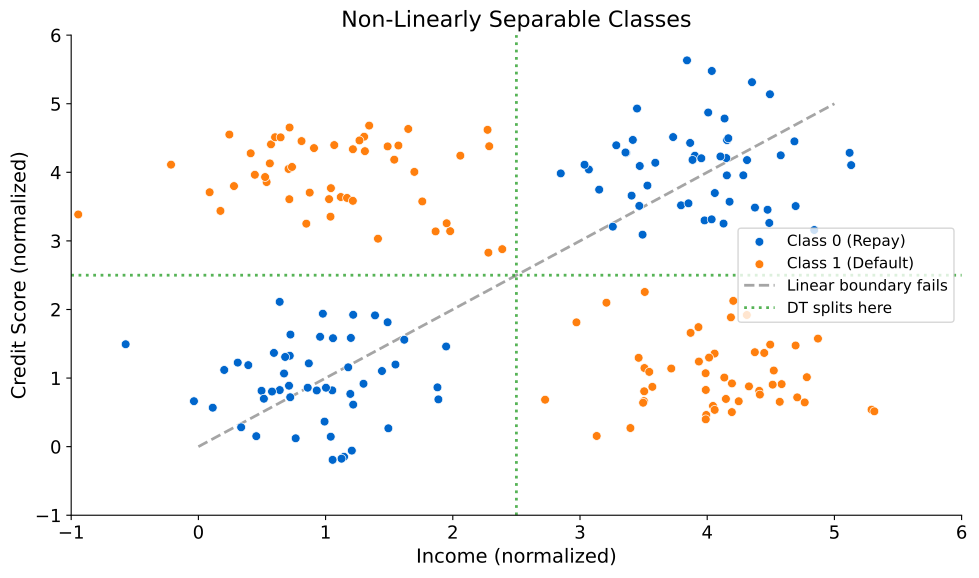

The script that saved this image:
"""Scatter plot showing XOR-like pattern with linear vs DT boundaries."""
import matplotlib.pyplot as plt
import numpy as np
from pathlib import Path

plt.rcParams.update({
    'font.size': 14, 'axes.labelsize': 14, 'axes.titlesize': 16,
    'xtick.labelsize': 13, 'ytick.labelsize': 13, 'legend.fontsize': 13,
    'figure.figsize': (10, 6), 'figure.dpi': 150,
    'axes.spines.top': False, 'axes.spines.right': False,
})

MLPURPLE = '#3333B2'
MLBLUE = '#0066CC'
MLORANGE = '#FF7F0E'
MLGREEN = '#2CA02C'
MLRED = '#D62728'

rng = np.random.RandomState(42)
n = 50
std = 0.6

# Class 0: clusters at (1,1) and (4,4)
c0a = rng.randn(n, 2) * std + np.array([1, 1])
c0b = rng.randn(n, 2) * std + np.array([4, 4])
# Class 1: clusters at (1,4) and (4,1)
c1a = rng.randn(n, 2) * std + np.array([1, 4])
c1b = rng.randn(n, 2) * std + np.array([4, 1])

X0 = np.vstack([c0a, c0b])
X1 = np.vstack([c1a, c1b])

fig, ax = plt.subplots()
ax.scatter(X0[:, 0], X0[:, 1], c=MLBLUE, edgecolors='white', linewidth=0.5,
           s=40, label='Class 0 (Repay)', zorder=3)
ax.scatter(X1[:, 0], X1[:, 1], c=MLORANGE, edgecolors='white', linewidth=0.5,
           s=40, label='Class 1 (Default)', zorder=3)

# Diagonal line (linear boundary fails)
ax.plot([0, 5], [0, 5], '--', color='gray', linewidth=2, alpha=0.7,
        label='Linear boundary fails')

# Axis-aligned DT splits
ax.axvline(2.5, color=MLGREEN, linestyle=':', linewidth=2, alpha=0.8,
           label='DT splits here')
ax.axhline(2.5, color=MLGREEN, linestyle=':', linewidth=2, alpha=0.8)

ax.set_xlabel("Income (normalized)")
ax.set_ylabel("Credit Score (normalized)")
ax.set_title("Non-Linearly Separable Classes")
ax.legend(loc='center right', fontsize=11)
ax.set_xlim(-1, 6)
ax.set_ylim(-1, 6)

plt.tight_layout()
fig.savefig(Path(__file__).parent / "chart.pdf", bbox_inches='tight')
plt.close(fig)
print("12_nonlinear_classes/chart.pdf created")
